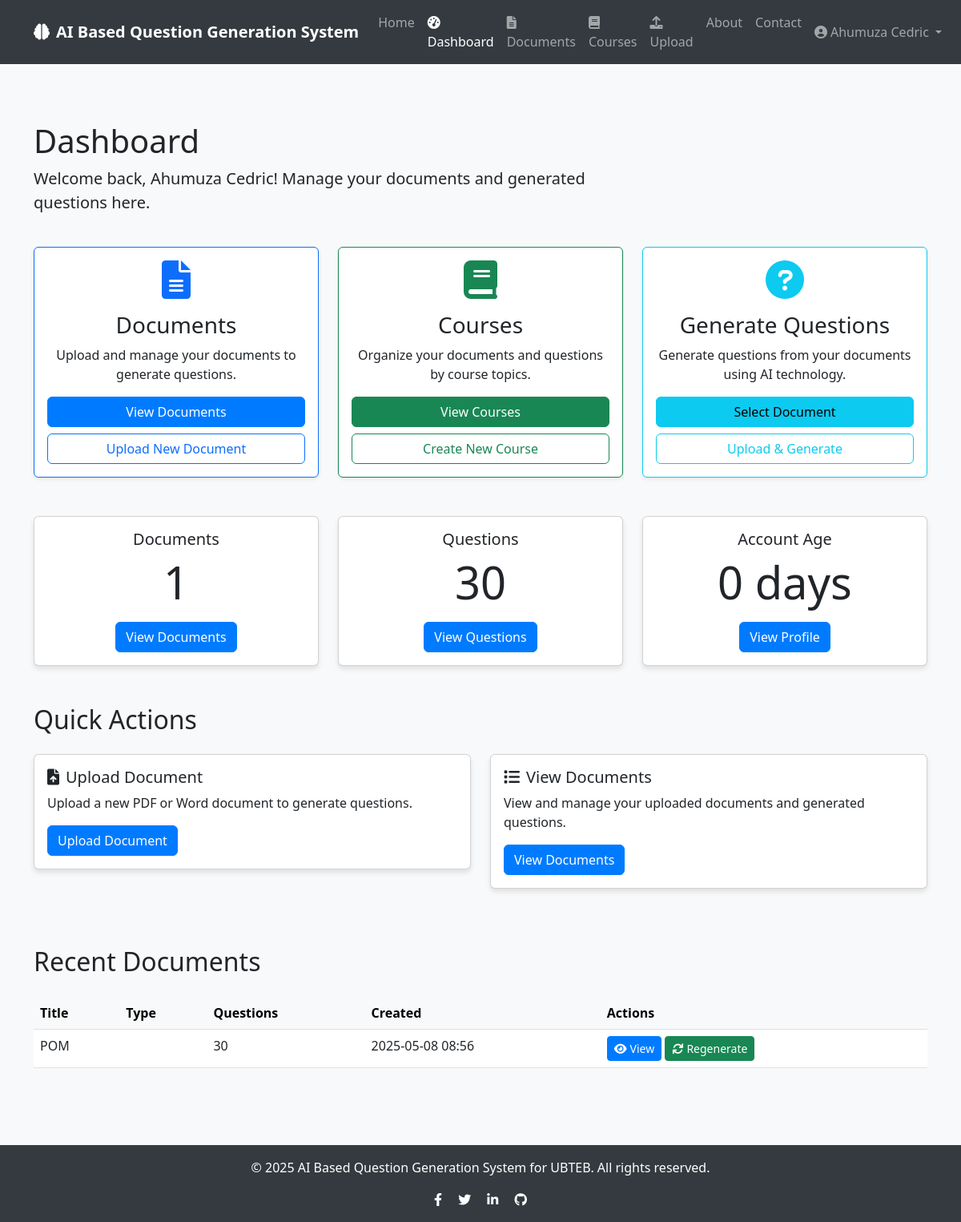
Page /dashboard (signed in) on the earlier database version.
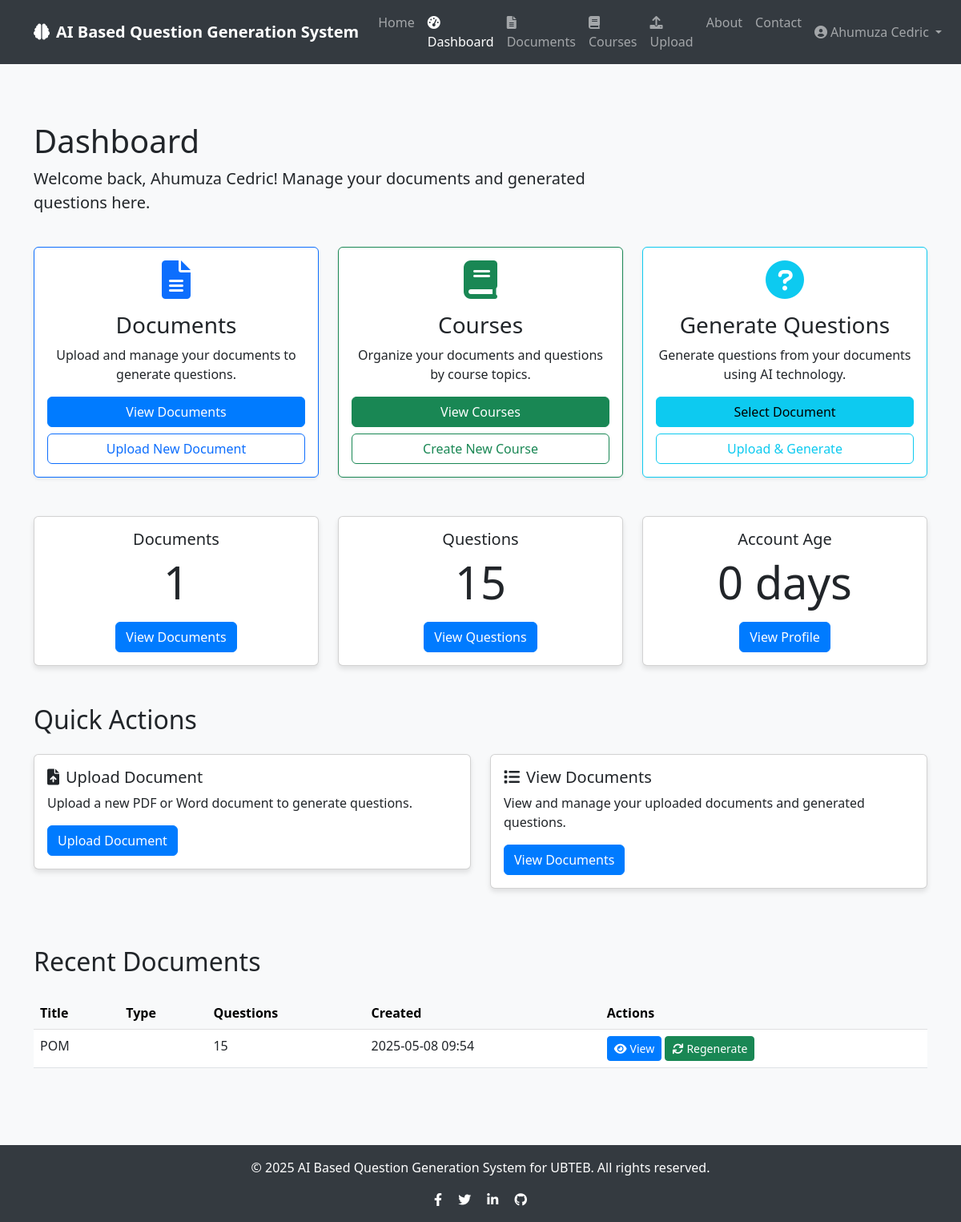
Same page on the later database version.
### app/models/document.py (models this page shows, shortened)
class Document(db.Model):
    id = db.Column(db.Integer, primary_key=True)
    title = db.Column(db.String(100), nullable=False)
    filename = db.Column(db.String(100), nullable=False)
    file_path = db.Column(db.String(255), nullable=False)
    content = db.Column(db.Text, nullable=False)
    created_at = db.Column(db.DateTime, default=datetime.utcnow)
    user_id = db.Column(db.Integer, db.ForeignKey('user.id'), nullable=False)
    course_id = db.Column(db.Integer, db.ForeignKey('course.id'), nullable=True)
    questions = db.relationship('Question', backref='document', lazy=True, cascade="all, delete-orphan")

### app/routes/main.py (the view)
@main.route('/dashboard')
@login_required
def dashboard():
    return render_template('dashboard.html', user=current_user, now=datetime.utcnow())

### app/models/user.py (called while the page is built)
@login_manager.user_loader
def load_user(user_id):
    return User.query.get(int(user_id))

### app/templates/dashboard.html (shortened to what the changed rows need)
{% extends "base.html" %}  {% block content %}
<div class="container py-5">
  <div class="row mb-4">
    <div class="col-md-8">
      <h1>Dashboard</h1>
    </div>
  </div>
  <div class="row mb-5">
    <div class="col-md-4">
      <div class="card text-center h-100">
        <div class="card-body">
          <h5 class="card-title">Questions</h5>
          <p class="card-text display-4">{{ user.questions|length }}</p>
          <a
            href="{{ url_for('questions.list_documents') }}"
            class="btn btn-primary"
            >View Questions</a
          >
        </div>
      </div>
    </div>
  </div>
  <div class="row mb-5">
    <div class="col-md-12">
      <h2 class="mb-4">Quick Actions</h2>
    </div>
  </div>
  <div class="row">
    <div class="col-md-12">
      <h2 class="mb-4">Recent Documents</h2>
      {% if user.documents %}
      <div class="table-responsive">
        <table class="table table-hover">
          <thead class="table-light">
            <tr>
              <th>Title</th>
              <th>Type</th>
              <th>Questions</th>
              <th>Created</th>
              <th>Actions</th>
            </tr>
          </thead>
          <tbody>
            {% for document in user.documents|sort(attribute='created_at', reverse=True)|batch(5)|first|default([]) %}
            <tr>
              <td>{{ document.title or 'Untitled Document' }}</td>
              <td>{{ document.question_type|title }}</td>
              <td>{{ document.questions|length }}</td>
              <td>{{ document.created_at.strftime('%Y-%m-%d %H:%M') }}</td>
              <td>
                <a href="{{ url_for('questions.view_document', document_id=document.id) }}"
                   class="btn btn-sm btn-primary">
                  <i class="fas fa-eye me-1"></i>View
                </a>
                <a href="{{ url_for('questions.generate_questions_form', document_id=document.id) }}"
                   class="btn btn-sm btn-success">
                  <i class="fas fa-sync me-1"></i>Regenerate
                </a>
              </td>
            </tr>
            {% endfor %}
          </tbody>
        </table>
      </div>
      {% endif %}
    </div>
  </div>
</div>
{% endblock %}

Differences in the rows shown:
changed Document "POM": questions|length "30" → "15"; created_at "2025-05-08 08:56" → "2025-05-08 09:54"
Other differences:
{{ user.questions|length }}: "30" → "15"
